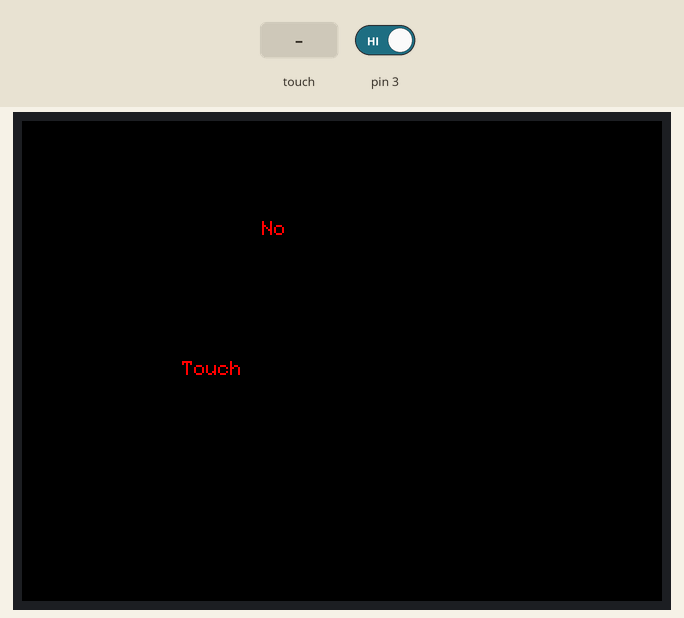
Recording of a sketch running on a simulated Teensy 4. On the bench: 320×240 colour display. The inputs (shaded band) are chosen by the test bench; at power-on: pin 3 HIGH. What the sketch prints to the serial monitor is not drawn.

Above: at 1.4 s.
1.5 s: touch panel pressed at 13 % / 10 % of its raw x / y range
At 1.68 s:
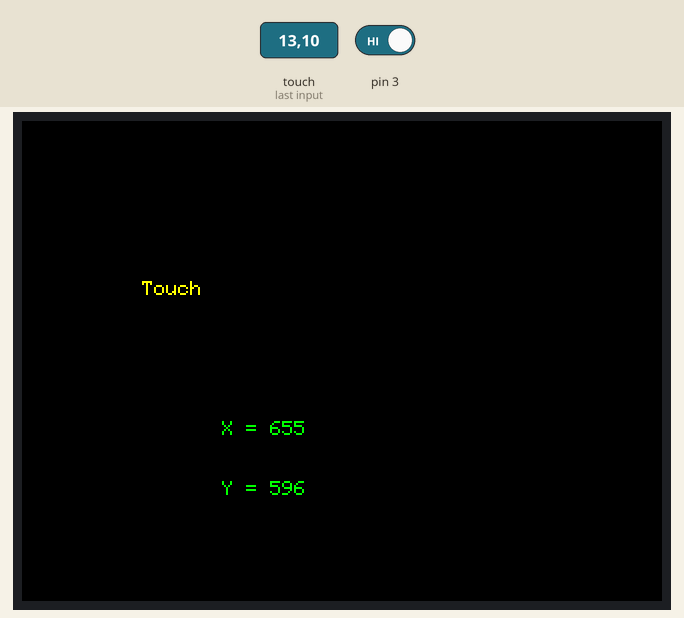
3.2 s: pin 3 driven LOW
At 4.4 s:
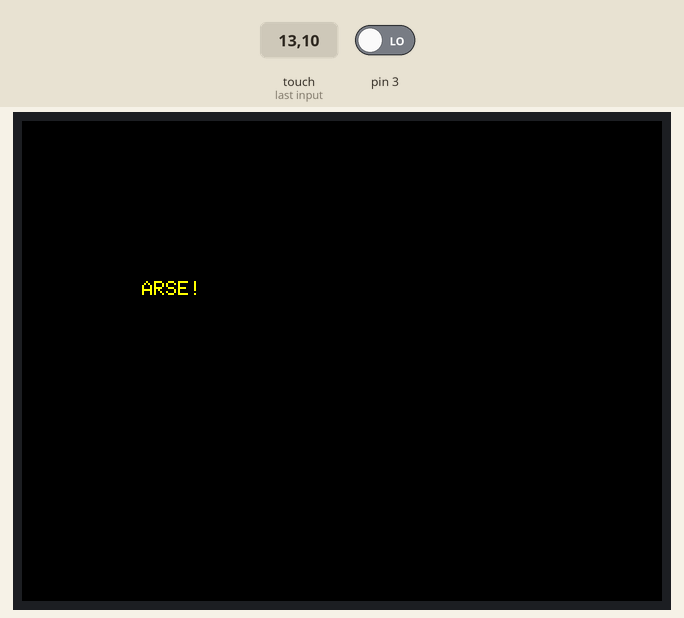
4.7 s: touch panel pressed at 38 % / 10 % of its raw x / y range
At 5.8 s:
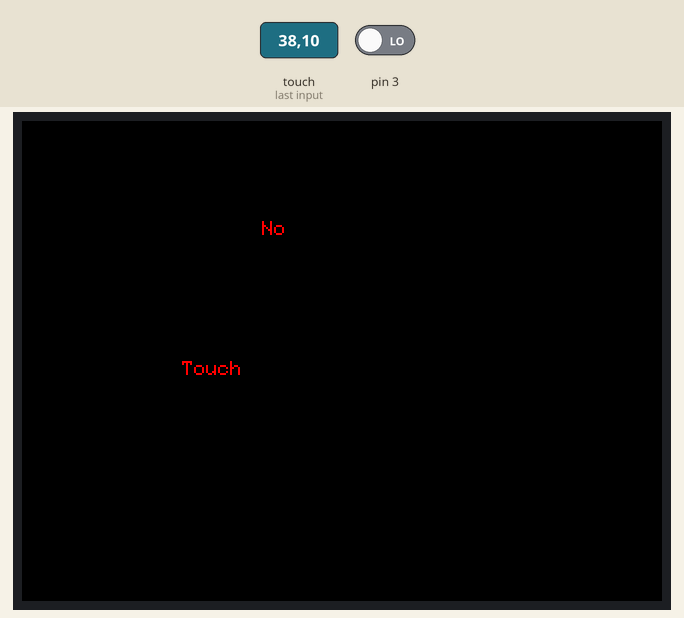
Timing chart, 0 to 7.7 s (numbered marks = the images above; inputs shaded):
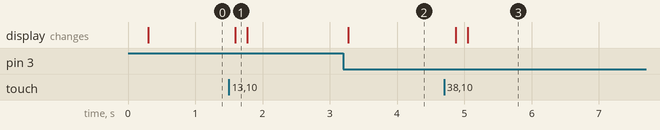

The sketch:

ILI9341Test.ino
```cpp
#include <ILI9341_t3.h>
//#include <font_Arial.h> // from ILI9341_t3
#include <XPT2046_Touchscreen.h>
#include <SPI.h>

#define CS_PIN  8
#define TFT_DC  9
#define TFT_CS 10
// MOSI=11, MISO=12, SCK=13

//XPT2046_Touchscreen ts(CS_PIN);
#define TIRQ_PIN  2
//XPT2046_Touchscreen ts(CS_PIN);  // Param 2 - NULL - No interrupts
//XPT2046_Touchscreen ts(CS_PIN, 255);  // Param 2 - 255 - No interrupts
XPT2046_Touchscreen ts(CS_PIN, TIRQ_PIN);  // Param 2 - Touch IRQ Pin - interrupt enabled polling

//ILI9341_t3 tft = ILI9341_t3(TFT_CS, TFT_DC);
ILI9341_t3 tft = ILI9341_t3(TFT_CS, TFT_DC, 7, 11, 13, 12);

void setup() {
  pinMode(2, INPUT);

  attachInterrupt(3, touch_detect, FALLING);


  Serial.begin(38400);
  tft.begin();
  tft.setRotation(1);
  tft.fillScreen(ILI9341_BLACK);
  ts.begin();
  ts.setRotation(1);
  while (!Serial && (millis() <= 1000));
}

void touch_detect()//This function is called whenever a magnet/interrupt is detected by the arduino
{
      tft.fillScreen(ILI9341_BLACK);
      tft.setTextColor(ILI9341_YELLOW);
      //tft.setFont(Arial_60);
      tft.setCursor(60, 80);
      tft.print("ARSE!");
}

boolean wastouched = true;

void loop() {
  boolean istouched = ts.touched();
  if (istouched) {
    TS_Point p = ts.getPoint();
    if (!wastouched) {
      tft.fillScreen(ILI9341_BLACK);
      tft.setTextColor(ILI9341_YELLOW);
      //tft.setFont(Arial_60);
      tft.setCursor(60, 80);
      tft.print("Touch");
    }
    tft.fillRect(100, 150, 140, 60, ILI9341_BLACK);
    tft.setTextColor(ILI9341_GREEN);
    //tft.setFont(Arial_24);
    tft.setCursor(100, 150);
    tft.print("X = ");
    tft.print(p.x);
    tft.setCursor(100, 180);
    tft.print("Y = ");
    tft.print(p.y);
    Serial.print(", x = ");
    Serial.print(p.x);
    Serial.print(", y = ");
    Serial.println(p.y);
  } else {
    if (wastouched) {
      tft.fillScreen(ILI9341_BLACK);
      tft.setTextColor(ILI9341_RED);
      //tft.setFont(Arial_48);
      tft.setCursor(120, 50);
      tft.print("No");
      tft.setCursor(80, 120);
      tft.print("Touch");
    }
    Serial.println("no touch");
  }
  wastouched = istouched;
  delay(100);
}
```

Measured:
- after the input at 1.5 s, the display: changes after 0.09 s (image 1)
- after the input at 3.2 s, the display: changes after 0.08 s (image 2)
- after the input at 4.7 s, the display: first changes after 0.17 s (image 3 shows a later state)
